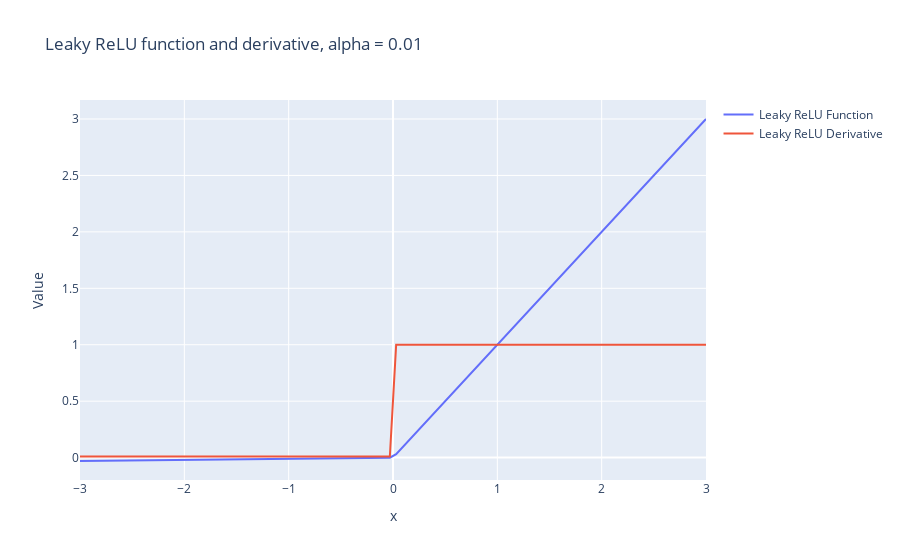

Notebook code cell kept with this figure:
### Markdown cell above
### Leaky ReLU

### Code cell
import numpy as np
import plotly.graph_objects as go

def leaky_relu(x, alpha=0.01):
    return np.where(x > 0, x, alpha * x)

def leaky_relu_derivative(x, alpha=0.01):
    return np.where(x > 0, 1, alpha)

x = np.linspace(-3, 3, 100)
leaky_relu_values = leaky_relu(x)
leaky_relu_derivative_values = leaky_relu_derivative(x)

fig = go.Figure()
fig.add_trace(go.Scatter(x=x, y=leaky_relu_values, mode='lines', name='Leaky ReLU Function'))
fig.add_trace(go.Scatter(x=x, y=leaky_relu_derivative_values, mode='lines', name='Leaky ReLU Derivative'))

fig.update_layout(
    title='Leaky ReLU function and derivative, alpha = 0.01',
    xaxis=dict(title='x'),
    yaxis=dict(title='Value'),
    showlegend=True
)

fig.show()
